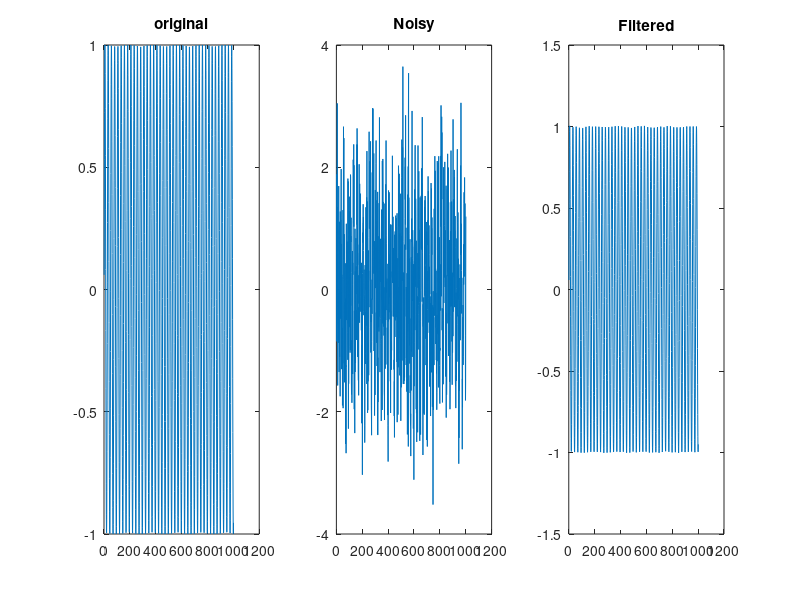

The MATLAB script that drew this image:
clear
close all
clc

n=0:1000;
phi = rand(1)*2*pi;
s = sin(0.25*n+phi);

w = randn(1,length(n));
v = filter(1,[1,-0.6],w); 
x = s + w;

%find the autocorrelation
v1 = v(1:end-3);
v2 = v(2:end-2);
v3 = v(3:end-1);
v4= v(4:end);

V = [v4;v3;v2;v1];
Rvv = V*V'/length(v1);

%find the crosscorrelation
rwv = zeros(4,1);
rwv(1) = sum(v(4:end) .* w(4:end));
rwv(2) = sum(v(3:end-1) .* w(4:end));
rwv(3) = sum(v(2:end-2) .* w(4:end));
rwv(4) = sum(v(1:end-3) .* w(4:end));

% Normalize rsx
rwv = rwv / (length(v) - 1);

% Wiener filter coefficients
hW = Rvv\rwv;
% hW = [    ]

%apply to colored noise to make it white again 
w_hat = filter(hW,1,v);

w_norm = norm(w-w_hat); %to minimize

x_hat = x-w_hat;

subplot(131);plot(s);title('original');
subplot(132);plot(x);title('Noisy');
subplot(133);plot(x_hat);title('Filtered');

disp('w norm');
disp(w_norm);
disp('rms');
rms = mean((s - x_hat)).^2;

disp(rms);